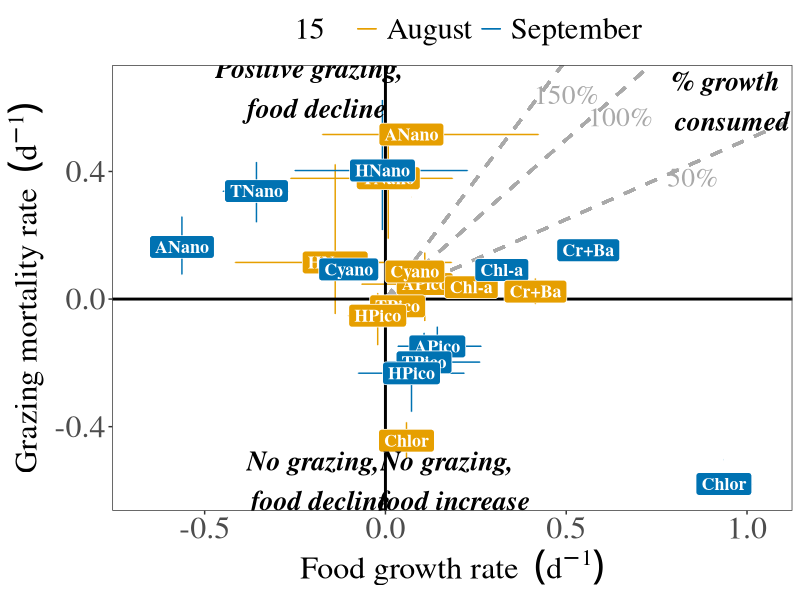
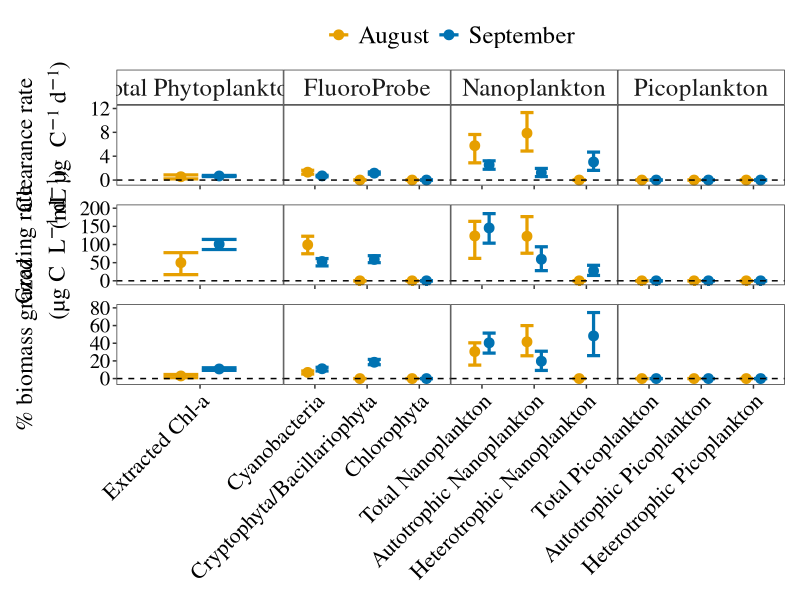
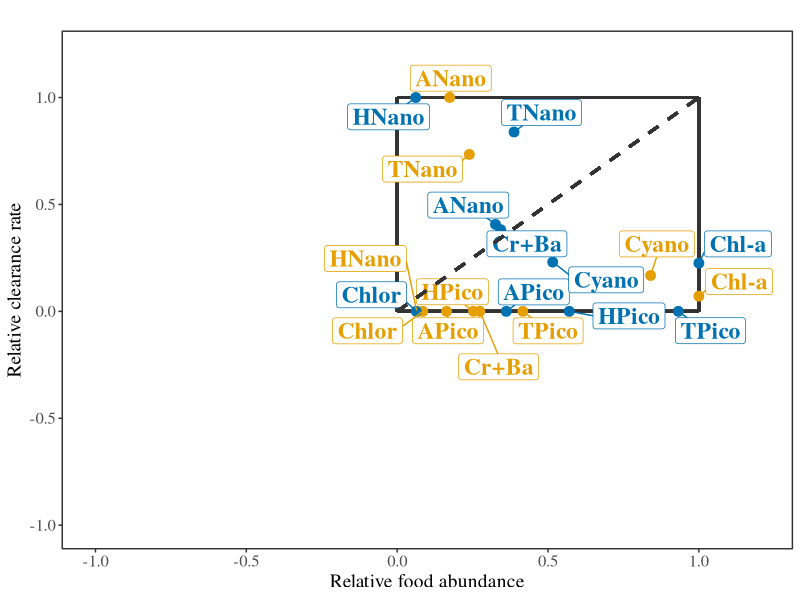
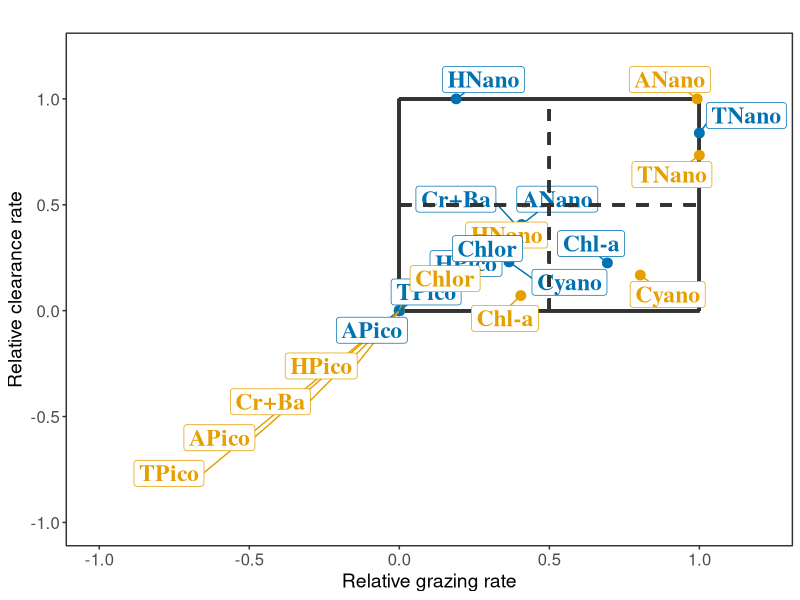
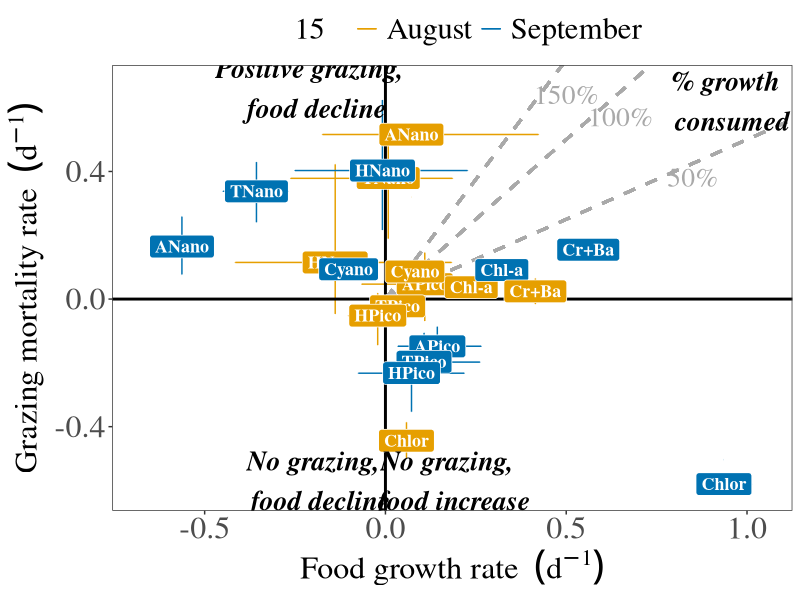

These figures' R source, in order:
# Collis, June 2023
# updated June 2024, changed to biomass units (ug C)
# Create CR, GR, %SS, upot grazed, selectivity figures

# Libraries ----
library(tidyverse)
library(broom)
library(ggrepel)
library(patchwork)
library(ggpubr)

# load data ----
dat_fin <- read.csv("09_2021_36873_NanoPicoMS_CRGR_final.csv") %>% 
  select(-X)

# reorder factors
dat_fin2 <- dat_fin %>%
  mutate(FoodType = fct_relevel(FoodType, 
                                "Extracted Chl-a", "Cryptophyta and Bacillariophyta",
                                "Chlorophyta", "Cyanobacteria",
                                "Total Nanoplankton","Autotrophic Nanoplankton", 
                                "Heterotrophic Nanoplankton","Total Picoplankton", 
                                "Autotrophic Picoplankton", "Heterotrophic Picoplankton"),
         Date = fct_relevel(Date, "August", "September"),
         FoodType2 = case_when(FoodType == "Extracted Chl-a" ~ "Chl-a",
                               FoodType == "Cryptophyta and Bacillariophyta" ~ "Crypt + Bac",
                               FoodType == "Chlorophyta" ~ "Chloro",
                               FoodType == "Cyanobacteria" ~ "Cyano",
                               FoodType == "Total Nanoplankton" ~ "Tot Nano",
                               FoodType == "Autotrophic Nanoplankton" ~ "Aut Nano",
                               FoodType == "Heterotrophic Nanoplankton" ~ "Het Nano",
                               FoodType == "Total Picoplankton" ~ "Tot Pico",
                               FoodType == "Autotrophic Picoplankton" ~ "Aut Pico",
                               FoodType == "Heterotrophic Picoplankton" ~ "Het Pico",
                               TRUE ~ "NA"),
         FoodType3 = case_when(FoodType == "Extracted Chl-a" ~ "Chl-a",
                               FoodType == "Cryptophyta and Bacillariophyta" ~ "Cr+Ba",
                               FoodType == "Chlorophyta" ~ "Chlor",
                               FoodType == "Cyanobacteria" ~ "Cyano",
                               FoodType == "Total Nanoplankton" ~ "TNano",
                               FoodType == "Autotrophic Nanoplankton" ~ "ANano",
                               FoodType == "Heterotrophic Nanoplankton" ~ "HNano",
                               FoodType == "Total Picoplankton" ~ "TPico",
                               FoodType == "Autotrophic Picoplankton" ~ "APico",
                               FoodType == "Heterotrophic Picoplankton" ~ "HPico",
                               TRUE ~ "NA"),
         Facet2 = case_when(Facet == "Chlorophyll-a" ~ "Total Phytoplankton",
                            Facet == "Fluoroprobe" ~ "FluoroProbe",
                            TRUE ~ Facet),
         Facet2 = fct_relevel(Facet2, "Total Phytoplankton", "FluoroProbe", "Nanoplankton", "Picoplankton"),
         FoodType4 = case_when(FoodType == "Cryptophyta and Bacillariophyta" ~ "Cryptophyta/Bacillariophyta",
                               TRUE ~ FoodType),
         FoodType4 = fct_relevel(FoodType4, 
                                "Extracted Chl-a", "Cyanobacteria",
                                "Cryptophyta/Bacillariophyta",
                                "Chlorophyta", 
                                "Total Nanoplankton","Autotrophic Nanoplankton", 
                                "Heterotrophic Nanoplankton","Total Picoplankton", 
                                "Autotrophic Picoplankton", "Heterotrophic Picoplankton"),
         Date = fct_relevel(Date, "August", "September")) %>% 
  mutate(FoodIDpos = case_when(CR_Ratio_Med > 0 ~ FoodType3,
                            TRUE ~ ""),
         FoodIDneg = case_when(CR_Ratio_Med <= 0 ~ FoodType3,
                               TRUE ~ ""))

#### Make Figures ####

# Figure 4a
# Individual Clearance Rate (mL / ug C/ day)
p1 <-  
ggplot(dat_fin2, aes(x = FoodType4, y = CR_mL_ugC_d_med, group = Date, color = Date)) +        
  geom_point(size = 3, position = position_dodge(width = 0.55),) +
  geom_errorbar(aes(ymin = CR_mL_ugC_d_10, ymax = CR_mL_ugC_d_90), position = position_dodge(width = 0.55), linewidth = 1.1, width = 0.5) +
  facet_grid(.~Facet2, scales = 'free_x')+
  geom_hline(yintercept = 0, linetype = "dashed", color = "black")+
  scale_color_manual(values = c("#E69F00", "#0072B2")) +
  ylab(expression(atop("Clearance rate",
                       paste("(mL µg  ",C^-1," ", d^-1,")")))) +
  ylim(-.3, 12) +
  theme_bw() +
  theme(text = element_text(family = "serif"),
    axis.text.x = element_blank(),
    axis.text.y = element_text(size = 15, color = "black"),
    axis.title.y = element_text(size = 17, color = "black"),
    axis.title.x = element_blank(),
    panel.grid.major = element_blank(),
    panel.grid.minor = element_blank(),
    legend.position = "top",
    legend.title = element_blank(), 
    legend.text = element_text(size = 18),
    strip.background = element_rect(fill = "white"),
    strip.text.x = element_text(size = 18),
    panel.spacing = unit(0,'lines'))

# Figure 4b
# Community Grazing Rate
p2 <-  
  ggplot(dat_fin2, aes(x = FoodType4, y = GR_ugC_L_d_med, group = Date, color = Date)) +        
  geom_point(size = 3, position = position_dodge(width = 0.55),) +
  geom_errorbar(aes(ymin = GR_ugC_L_d_10, ymax = GR_ugC_L_d_90), position = position_dodge(width = 0.55), linewidth = 1.1, width = 0.5) +
  facet_grid(.~Facet2, scales = 'free_x')+
  ylim(-2, 200)+
  scale_color_manual(values = c("#E69F00", "#0072B2")) +
  ylab(expression(atop("Grazing rate",
                       paste("(µg C  ",L^-1," ", d^-1,")"))))  +
  theme_bw() +
  geom_hline(yintercept = 0, linetype="dashed", color = "black")+
  theme(text = element_text(family = "serif"),
        axis.text.x = element_blank(),
        axis.text.y = element_text(size = 15, color = "black"),
        axis.title.y = element_text(size = 17, color = "black"),
        axis.title.x = element_blank(),
        panel.grid.major = element_blank(),
        panel.grid.minor = element_blank(),
        legend.position = "none",
        panel.spacing = unit(0,'lines'),
        strip.text = element_blank())

# Figure 4c
# Percent Ambient Biomass Grazed
p3 <- 
  ggplot(dat_fin2, aes(x = FoodType4, y = per_SS_grazed_med, group = Date, color = Date)) +        
  geom_point(size = 3, position = position_dodge(width = 0.55),) +
  geom_errorbar(aes(ymin = per_SS_grazed_10, ymax = per_SS_grazed_90), position = position_dodge(width = 0.55), linewidth = 1.1, width = 0.5) +
  ylim(-3, 80)+
  geom_hline(yintercept = 0, linetype="dashed", color = "black")+
  facet_grid(.~Facet2, scales = 'free_x') +
  scale_color_manual(values = c("#E69F00", "#0072B2")) +
  ylab(expression(atop("% biomass grazed"))) +
  theme_bw() +
  theme(text = element_text(family = "serif"),
        axis.text.x = element_text(angle = 45,hjust = 1, vjust = 1, size = 16, color = "black"),
        axis.text.y = element_text(size = 15, color = "black"),
        axis.title.y = element_text(size = 17, color = "black"),
        axis.title.x = element_blank(),
        panel.grid.major = element_blank(),
        panel.grid.minor = element_blank(),
        legend.position="none",
        legend.title= element_blank(), 
        legend.text=element_text(size = 17),
        strip.text = element_blank(),
        panel.spacing = unit(0,'lines'))

#Combining individual grazing and population grazing into one image and then saving
p123 <- p1 / p2 / p3
# 
ggsave('10_WBLE_2021_Fig4_bms_083124.png', p123,
        width = 10, height = 10)


# Figure 5a
# Selectivity graph-- Relative Food Abundance vs. Relative Clearance Rate
p5a <- ggplot(dat_fin2, aes(x = Foodi_FoodMax, y = CR_Ratio_Med, color = Date, label = FoodType3, family = "serif", axes = FALSE,
                            main = "axes = FALSE")) + #size=Biomass
  geom_segment(aes(x = 0, y = 0, xend = 0, yend = 1, colour="#000100"), linewidth = 1)+
  labs(title=" ")+
  geom_segment(aes(x = 0, y = 0, xend = 1, yend = 0, colour="#000100"), linewidth = 1)+
  labs(title=" ")+
  geom_segment(aes(x = 1, y = 1, xend = 0, yend = 1, colour="#000100"), linewidth = 1)+
  labs(title=" ")+
  geom_segment(aes(x = 1, y = 1, xend = 1, yend = 0, colour="#000100"), linewidth = 1)+
  labs(title=" ")+
  geom_point(size=3) +
  scale_fill_manual(values = c("#E69F00", "#0072B2"), guide = "none") +
  scale_color_manual(values = c("grey20", "#E69F00", "#0072B2"), guide = "none") +
  coord_cartesian(clip = "off") +
  geom_label_repel(size = 6, max.overlaps=Inf,min.segment.length = 0, fill = "white", fontface = "bold", xlim = c(-Inf, Inf), ylim = c(-Inf, Inf))+
  xlim(-1, 1.2)+
  ylim(-1, 1.2)+
  ylab("Relative clearance rate")+
  xlab("Relative food abundance")+
  geom_segment(aes(x = 0, y = 0, xend = 1, yend = 1, colour="#000100"),linewidth=1, linetype="dashed")+
  theme_bw()+
  theme(text = element_text(family = "serif"),
    axis.title.y = element_text(size = 14),
    axis.line.y = element_blank(),
    axis.line.x.top = element_blank(),
    axis.title.x = element_text(size = 14),
    axis.text.x = element_text(size = 12),
    axis.text.y = element_text(size = 12),
    panel.grid.major = element_blank(),
    panel.grid.minor = element_blank(),
    legend.position="none",
    legend.text = element_text(size = 12))

ggsave('10_WBLE_2021_Fig5a_062424.png', p5a,
       width = 16, height = 16)

# Figure 5b
# Food "Importance" vs. "Selectivity"-- Relative Clearance Rate vs. Relative Grazing rate
p5b <- ggplot(dat_fin2, aes(x = GR_Ratio_Med, y = CR_Ratio_Med, color = Date, label = FoodType3, family = "serif", size = 5, axes = FALSE,
                            main = "axes = FALSE")) + #size=Biomass
  geom_segment(aes(x = 0, y = 0, xend = 0, yend = 1, colour="#000100"), linewidth = 1)+
  labs(title=" ")+
  geom_segment(aes(x = 0, y = 0, xend = 1, yend = 0, colour="#000100"), linewidth = 1)+
  labs(title=" ")+
  geom_segment(aes(x = 1, y = 1, xend = 0, yend = 1, colour="#000100"),linewidth = 1)+
  labs(title=" ")+
  geom_segment(aes(x = 1, y = 1, xend = 1, yend = 0, colour="#000100"),linewidth = 1)+
  labs(title=" ")+
  geom_point(size = 3) +
  coord_cartesian(clip = "off") +
  geom_label_repel(size = 6, max.overlaps=Inf,min.segment.length = 0, fill = "white", fontface = "bold", xlim = c(-Inf, Inf), ylim = c(-Inf, Inf))+
  scale_fill_manual(values = c("#E69F00", "#0072B2"), guide = "none") +
  scale_color_manual(values = c("grey20", "#E69F00", "#0072B2"), guide = "none") +
  xlim(-1, 1.2)+
  ylim(-1, 1.2)+
  ylab("Relative clearance rate")+
  xlab("Relative grazing rate")+
  geom_segment(aes(x = .5, y = 0, xend = .5, yend = 1, colour="#000100"),linewidth = 1, linetype="dashed")+
  geom_segment(aes(x = 0, y = .5, xend = 1, yend = .5, colour="#000100"),linewidth = 1, linetype="dashed")+
  theme_bw()+
  theme(
    axis.title.y = element_text(size = 14),
    axis.line.y = element_blank(),
    axis.line.x.top = element_blank(),
    axis.title.x = element_text(size = 14),
    axis.text.x = element_text(size = 12),
    axis.text.y = element_text(size = 12),
    panel.grid.major = element_blank(),
    panel.grid.minor = element_blank(),
    legend.position="none",
    legend.text = element_text(size = 12))

ggsave('10_WBLE_2021_Fig5b_062424.png', p5b,
       width = 16, height = 16)

## Figure 6
# Population CR vs. Food Growth Rate Figure
# Population CR is the ind CR x Avg Zoop density in Experiment
# Food Growth Rate is the y-Intercept of the Zoop Treatment-Food Change curve
p6 <- ggplot(dat_fin2, aes(x = Int_med, y = m_med, shape = Date, color = Date, family = "serif", label = FoodType3)) +
      geom_errorbar(aes(ymin = m_10, ymax = m_90)) +
      geom_errorbarh(aes(xmin = Int_10, xmax = Int_90)) +
      geom_hline(yintercept = 0, linewidth = 1) +
      geom_vline(xintercept = 0, linewidth = 1) +
      geom_segment(x = 0, y = 0, xend = 1.1, yend = 1.1,
                   col = "dark grey", linewidth = 1, linetype = "dashed") + # 100% standing stock grazed
      geom_segment(x = 0, y = 0, xend = 1.0, yend = 1.5,
                   col = "dark grey", linewidth = 1, linetype = "dashed") +
      geom_segment(x = 0, y = 0, xend = 2.0, yend = 1.0,
                   col = "dark grey", linewidth = 1, linetype = "dashed") +
      geom_label(aes(size = 15, fill = factor(Date)), color = "white", fontface = "bold", position=position_jitter()) +
      scale_fill_manual(values = c("#E69F00", "#0072B2"), guide = "none") +
      scale_color_manual(values = c("#E69F00", "#0072B2")) +
      labs( x = expression(paste("Food growth rate  ", (d^{-1}))), 
            y = expression(paste("Grazing mortality rate  ", (d^{-1})))) +
      xlim(-0.67, 1.04) +
      ylim(-0.6, 0.67) +
      guides(color = guide_legend(override.aes = list(size = 5))) +
      annotate(geom="text", x = 0.65, y = 0.57, label = "100%",
               color = "dark grey", size = 7, family = "serif") +
      annotate(geom="text", x = 0.85, y = 0.38, label = "50%",
               color = "dark grey", size = 7, family = "serif") +
      annotate(geom="text", x = 0.5, y = 0.64, label = "150%",
               color = "dark grey", size = 7, family = "serif") +
      annotate(geom="text", x = .95, y = 0.62, label = "% growth \n consumed",
           color = "black", size = 7,
           fontface = "bold.italic", family = "serif") +
     annotate(geom="text", x = -0.2, y = 0.66, label = "Positive grazing, \n food decline",
           color = "black", size = 7,
           fontface = "bold.italic", family = "serif") +
     annotate(geom="text", x = -0.19, y = -0.57, label = "No grazing, \n food decline",
           color = "black", size = 7,
           fontface = "bold.italic", family = "serif") +
    annotate(geom="text", x = 0.18, y = -0.57, label = "No grazing, \n food increase",
             color = "black", size = 7,
             fontface = "bold.italic", family = "serif") +
        theme_bw() +
      theme(text = element_text(family = "serif"),
            axis.text.x = element_text(size = 23),
            axis.title.x = element_text(size = 23),
            axis.text.y = element_text(size=23),
            axis.title.y = element_text(size=23),
            panel.grid.major = element_blank(),
            panel.grid.minor = element_blank(),
            legend.position = "top",
            legend.title = element_blank(), 
            legend.text = element_text(size = 22),
            panel.spacing = unit(0,'lines'),
            strip.text = element_blank(),
            plot.tag = element_text(size = 16),
            plot.tag.position = c(0.13, .95))

p6
ggsave('10_WBLE_2021_Fig6.png', p6,
       width = 14, height = 8)